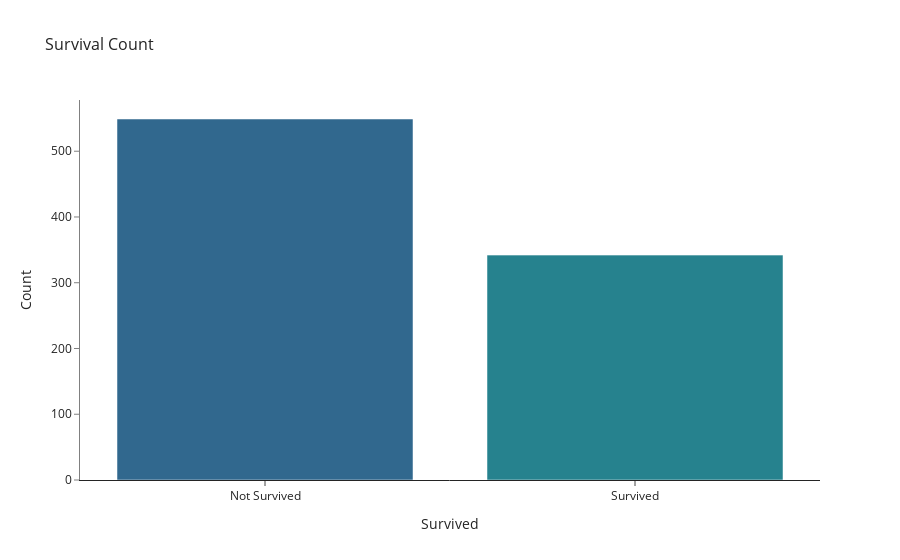

Here is the notebook cell this chart was saved with:
### Code cell
# Ensure the 'Survived' column is treated as a categorical variable
df['Survived'] = df['Survived'].astype(str)

# Count the occurrences of each category
survival_counts = df['Survived'].value_counts().sort_index()

# Define viridis color palette for two categories
colors = px.colors.sequential.Viridis[3:6]

# Create the bar chart
fig = go.Figure()

# Add bars
fig.add_trace(go.Bar(
    x=survival_counts.index,
    y=survival_counts.values,
    marker_color=colors,
))

# Update the layout
fig.update_layout(
    title='Survival Count',
    title_font_size=16,
    xaxis_title='Survived',
    yaxis_title='Count',
    xaxis=dict(
        tickmode='array',
        tickvals=['0', '1'],
        ticktext=['Not Survived', 'Survived']
    ),
    yaxis=dict(
        tickmode='linear',
        tick0=0,
        dtick=100,
        linecolor='gray',
        tickcolor='gray',
        gridcolor='lightgray',  # Adding light gray horizontal grid lines
        zerolinecolor='gray'
    ),
    template='simple_white'
)

# Show the figure
fig.show()

### Figure 1 — Plotly figure (JSON) as saved in the notebook; plotly's stock layout.template omitted (floating-point values rounded to 4 significant figures)
{"data": [{"marker": {"color": ["#31688e", "#26828e", "#1f9e89"]}, "type": "bar", "x": ["0", "1"], "y": [549, 342]}], "layout": {"autosize": true, "dragmode": "zoom", "title": {"font": {"size": 16}, "text": "Survival Count"}, "xaxis": {"autorange": false, "range": [-0.5, 1.5], "tickmode": "array", "ticktext": ["Not Survived", "Survived"], "tickvals": ["0", "1"], "title": {"text": "Survived"}, "type": "category"}, "yaxis": {"autorange": false, "dtick": 100, "gridcolor": "lightgray", "linecolor": "gray", "range": [-5.116e-13, 577.9], "tick0": 0, "tickcolor": "gray", "tickmode": "linear", "title": {"text": "Count"}, "type": "linear", "zerolinecolor": "gray"}}}
